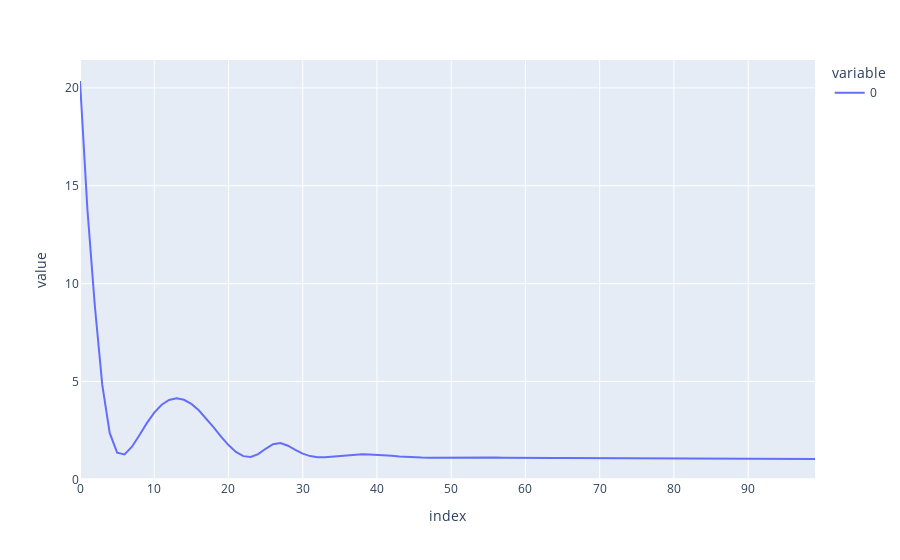

Write notebook code for a chart like this one.
### Code cell
model, history, x_tr, x_te, y_tr, y_te = find_best_model(X, Y, intentos=5, loss='mean_squared_logarithmic_error')
px.line(np.array(history.history['loss']))

### Figure 1 — Plotly figure (JSON) as saved in the notebook; plotly's stock layout.template omitted (floating-point values rounded to 4 significant figures)
{"data": [{"hovertemplate": "variable=0<br>index=%{x}<br>value=%{y}<extra></extra>", "legendgroup": "0", "line": {"color": "#636efa", "dash": "solid"}, "marker": {"symbol": "circle"}, "mode": "lines", "name": "0", "orientation": "v", "showlegend": true, "type": "scatter", "x": [0, 1, 2, 3, 4, 5, 6, 7, 8, 9, 10, 11, 12, 13, 14, 15, 16, 17, 18, 19, 20, 21, 22, 23, 24, 25, 26, 27, 28, 29, 30, 31, 32, 33, 34, 35, 36, 37, 38, 39, 40, 41, 42, 43, 44, 45, 46, 47, 48, 49, 50, 51, 52, 53, 54, 55, 56, 57, 58, 59, 60, 61, 62, 63, 64, 65, 66, 67, 68, 69, 70, 71, 72, 73, 74, 75, 76, 77, 78, 79, 80, 81, 82, 83, 84, 85, 86, 87, 88, 89, 90, 91, 92, 93, 94, 95, 96, 97, 98, 99], "xaxis": "x", "y": [20.35, 13.79, 8.854, 4.823, 2.37, 1.364, 1.273, 1.666, 2.253, 2.87, 3.407, 3.81, 4.055, 4.137, 4.063, 3.852, 3.526, 3.115, 2.655, 2.184, 1.75, 1.399, 1.185, 1.146, 1.291, 1.561, 1.796, 1.85, 1.718, 1.505, 1.312, 1.187, 1.131, 1.127, 1.153, 1.193, 1.232, 1.261, 1.275, 1.274, 1.259, 1.234, 1.204, 1.172, 1.144, 1.123, 1.11, 1.105, 1.107, 1.114, 1.122, 1.129, 1.133, 1.133, 1.128, 1.121, 1.112, 1.103, 1.096, 1.09, 1.087, 1.086, 1.086, 1.086, 1.087, 1.087, 1.087, 1.085, 1.083, 1.08, 1.077, 1.074, 1.072, 1.07, 1.069, 1.068, 1.067, 1.066, 1.065, 1.064, 1.063, 1.062, 1.061, 1.059, 1.057, 1.056, 1.055, 1.053, 1.052, 1.051, 1.05, 1.049, 1.048, 1.047, 1.045, 1.044, 1.043, 1.041, 1.04, 1.039], "yaxis": "y"}], "layout": {"legend": {"title": {"text": "variable"}, "tracegroupgap": 0}, "margin": {"t": 60}, "xaxis": {"anchor": "y", "domain": [0, 1], "title": {"text": "index"}}, "yaxis": {"anchor": "x", "domain": [0, 1], "title": {"text": "value"}}}}
